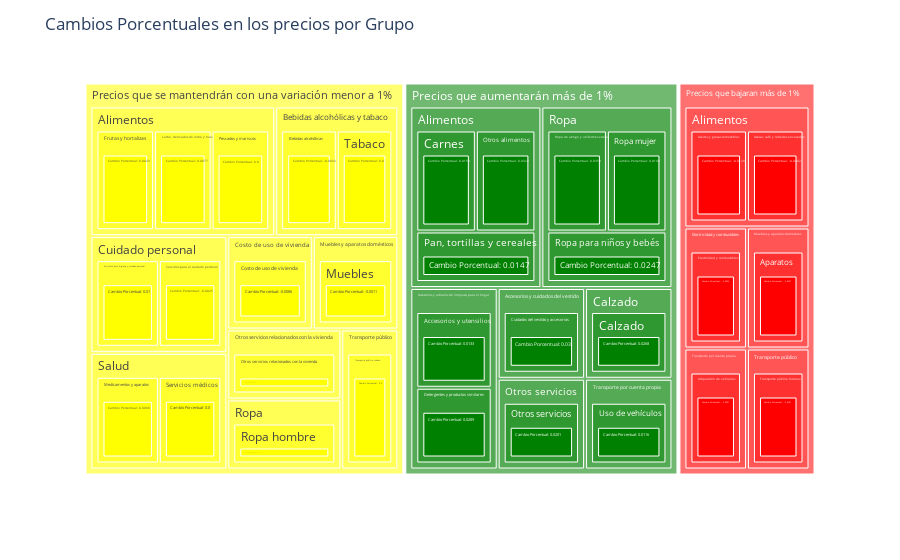

Notebook cell for this chart:
### Code cell
#Para correr treemap semaforo
df = add_color(df)
path = ['Color','Grupo','Clase', 'C_Porcentual']
color = ['yellow', 'green', 'red']
label = df['Clase']
df['C_Porcentual']= df['C_Porcentual'].apply(lambda x:' Cambio Porcentual: ' + str(x))
treemap_chart(df, path, color)

### Figure 1 — Plotly figure (JSON) as saved in the notebook; plotly's stock layout.template omitted (floating-point values rounded to 4 significant figures)
{"data": [{"branchvalues": "total", "domain": {"x": [0, 1], "y": [0, 1]}, "hovertemplate": "<b>%{label}", "ids": ["Precios que se mantendrán con una variación menor a 1%/Muebles y aparatos domésticos/Muebles/ Cambio Porcentual: -0.0011", "Precios que se mantendrán con una variación menor a 1%/Cuidado personal/Servicios para el cuidado personal/ Cambio Porcentual: -0.0025", "Precios que se mantendrán con una variación menor a 1%/Bebidas alcohólicas y tabaco/Bebidas alcohólicas/ Cambio Porcentual: -0.0032", "Precios que se mantendrán con una variación menor a 1%/Costo de uso de vivienda/Costo de uso de vivienda/ Cambio Porcentual: -0.0086", "Precios que bajaran más de 1%/Alimentos/Aceites y grasas comestibles/ Cambio Porcentual: -0.0129", "Precios que bajaran más de 1%/Muebles y aparatos domésticos/Aparatos/ Cambio Porcentual: -0.0237", "Precios que bajaran más de 1%/Transporte por cuenta propia/Adquisición de vehículos/ Cambio Porcentual: -0.0251", "Precios que bajaran más de 1%/Alimentos/Azúcar, café y refrescos envasados/ Cambio Porcentual: -0.0402", "Precios que bajaran más de 1%/Transporte público/Transporte público foráneo/ Cambio Porcentual: -0.0501", "Precios que bajaran más de 1%/Electricidad y combustibles/Electricidad y combustibles/ Cambio Porcentual: -0.0505", "Precios que se mantendrán con una variación menor a 1%/Otros servicios relacionados con la vivienda/Otros servicios relacionados con la vivienda/ Cambio Porcentual: 0.0", "Precios que se mantendrán con una variación menor a 1%/Alimentos/Pescados y mariscos/ Cambio Porcentual: 0.0", "Precios que se mantendrán con una variación menor a 1%/Salud/Servicios médicos/ Cambio Porcentual: 0.0", "Precios que se mantendrán con una variación menor a 1%/Bebidas alcohólicas y tabaco/Tabaco/ Cambio Porcentual: 0.0", "Precios que se mantendrán con una variación menor a 1%/Transporte público/Transporte público urbano/ Cambio Porcentual: 0.0", "Precios que se mantendrán con una variación menor a 1%/Alimentos/Frutas y hortalizas/ Cambio Porcentual: 0.0023", "Precios que se mantendrán con una variación menor a 1%/Salud/Medicamentos y aparatos/ Cambio Porcentual: 0.0068", "Precios que se mantendrán con una variación menor a 1%/Ropa/Ropa hombre/ Cambio Porcentual: 0.0075", "Precios que se mantendrán con una variación menor a 1%/Alimentos/Leche, derivados de leche y huevo/ Cambio Porcentual: 0.0077", "Precios que se mantendrán con una variación menor a 1%/Cuidado personal/Artículos para higiene y cuidado personal/ Cambio Porcentual: 0.01", "Precios que aumentarán más de 1%/Transporte por cuenta propia/Uso de vehículos/ Cambio Porcentual: 0.0116", "Precios que aumentarán más de 1%/Accesorios y artículos de limpieza para el hogar/Accesorios y utensilios/ Cambio Porcentual: 0.0133", "Precios que aumentarán más de 1%/Alimentos/Pan, tortillas y cereales/ Cambio Porcentual: 0.0147", "Precios que aumentarán más de 1%/Ropa/Ropa mujer/ Cambio Porcentual: 0.0149", "Precios que aumentarán más de 1%/Alimentos/Carnes/ Cambio Porcentual: 0.0153", "Precios que aumentarán más de 1%/Otros servicios/Otros servicios/ Cambio Porcentual: 0.0201", "Precios que aumentarán más de 1%/Ropa/Ropa para niños y bebés/ Cambio Porcentual: 0.0247", "Precios que aumentarán más de 1%/Calzado/Calzado/ Cambio Porcentual: 0.0268", "Precios que aumentarán más de 1%/Accesorios y artículos de limpieza para el hogar/Detergentes y productos similares/ Cambio Porcentual: 0.0289", "Precios que aumentarán más de 1%/Accesorios y cuidados del vestido/Cuidados del vestido y accesorios/ Cambio Porcentual: 0.03", "Precios que aumentarán más de 1%/Alimentos/Otros alimentos/ Cambio Porcentual: 0.0322", "Precios que aumentarán más de 1%/Ropa/Ropa de abrigo y uniformes escolares/ Cambio Porcentual: 0.0358", "Precios que aumentarán más de 1%/Accesorios y artículos de limpieza para el hogar/Accesorios y utensilios", "Precios que bajaran más de 1%/Alimentos/Aceites y grasas comestibles", "Precios que bajaran más de 1%/Transporte por cuenta propia/Adquisición de vehículos", "Precios que bajaran más de 1%/Muebles y aparatos domésticos/Aparatos", "Precios que se mantendrán con una variación menor a 1%/Cuidado personal/Artículos para higiene y cuidado personal", "Precios que bajaran más de 1%/Alimentos/Azúcar, café y refrescos envasados", "Precios que se mantendrán con una variación menor a 1%/Bebidas alcohólicas y tabaco/Bebidas alcohólicas", "Precios que aumentarán más de 1%/Calzado/Calzado", "Precios que aumentarán más de 1%/Alimentos/Carnes", "Precios que se mantendrán con una variación menor a 1%/Costo de uso de vivienda/Costo de uso de vivienda", "Precios que aumentarán más de 1%/Accesorios y cuidados del vestido/Cuidados del vestido y accesorios", "Precios que aumentarán más de 1%/Accesorios y artículos de limpieza para el hogar/Detergentes y productos similares", "Precios que bajaran más de 1%/Electricidad y combustibles/Electricidad y combustibles", "Precios que se mantendrán con una variación menor a 1%/Alimentos/Frutas y hortalizas", "Precios que se mantendrán con una variación menor a 1%/Alimentos/Leche, derivados de leche y huevo", "Precios que se mantendrán con una variación menor a 1%/Salud/Medicamentos y aparatos", "Precios que se mantendrán con una variación menor a 1%/Muebles y aparatos domésticos/Muebles", "Precios que aumentarán más de 1%/Alimentos/Otros alimentos", "Precios que aumentarán más de 1%/Otros servicios/Otros servicios", "Precios que se mantendrán con una variación menor a 1%/Otros servicios relacionados con la vivienda/Otros servicios relacionados con la vivienda", "Precios que aumentarán más de 1%/Alimentos/Pan, tortillas y cereales", "Precios que se mantendrán con una variación menor a 1%/Alimentos/Pescados y mariscos", "Precios que aumentarán más de 1%/Ropa/Ropa de abrigo y uniformes escolares", "Precios que se mantendrán con una variación menor a 1%/Ropa/Ropa hombre", "Precios que aumentarán más de 1%/Ropa/Ropa mujer", "Precios que aumentarán más de 1%/Ropa/Ropa para niños y bebés", "Precios que se mantendrán con una variación menor a 1%/Salud/Servicios médicos", "Precios que se mantendrán con una variación menor a 1%/Cuidado personal/Servicios para el cuidado personal", "Precios que se mantendrán con una variación menor a 1%/Bebidas alcohólicas y tabaco/Tabaco", "Precios que bajaran más de 1%/Transporte público/Transporte público foráneo", "Precios que se mantendrán con una variación menor a 1%/Transporte público/Transporte público urbano", "Precios que aumentarán más de 1%/Transporte por cuenta propia/Uso de vehículos", "Precios que aumentarán más de 1%/Accesorios y artículos de limpieza para el hogar", "Precios que aumentarán más de 1%/Accesorios y cuidados del vestido", "Precios que aumentarán más de 1%/Alimentos", "Precios que bajaran más de 1%/Alimentos", "Precios que se mantendrán con una variación menor a 1%/Alimentos", "Precios que se mantendrán con una variación menor a 1%/Bebidas alcohólicas y tabaco", "Precios que aumentarán más de 1%/Calzado", "Precios que se mantendrán con una variación menor a 1%/Costo de uso de vivienda", "Precios que se mantendrán con una variación menor a 1%/Cuidado personal", "Precios que bajaran más de 1%/Electricidad y combustibles", "Precios que bajaran más de 1%/Muebles y aparatos domésticos", "Precios que se mantendrán con una variación menor a 1%/Muebles y aparatos domésticos", "Precios que aumentarán más de 1%/Otros servicios", "Precios que se mantendrán con una variación menor a 1%/Otros servicios relacionados con la vivienda", "Precios que aumentarán más de 1%/Ropa", "Precios que se mantendrán con una variación menor a 1%/Ropa", "Precios que se mantendrán con una variación menor a 1%/Salud", "Precios que aumentarán más de 1%/Transporte por cuenta propia", "Precios que bajaran más de 1%/Transporte por cuenta propia", "Precios que bajaran más de 1%/Transporte público", "Precios que se mantendrán con una variación menor a 1%/Transporte público", "Precios que aumentarán más de 1%", "Precios que bajaran más de 1%", "Precios que se mantendrán con una variación menor a 1%"], "labels": [" Cambio Porcentual: -0.0011", " Cambio Porcentual: -0.0025", " Cambio Porcentual: -0.0032", " Cambio Porcentual: -0.0086", " Cambio Porcentual: -0.0129", " Cambio Porcentual: -0.0237", " Cambio Porcentual: -0.0251", " Cambio Porcentual: -0.0402", " Cambio Porcentual: -0.0501", " Cambio Porcentual: -0.0505", " Cambio Porcentual: 0.0", " Cambio Porcentual: 0.0", " Cambio Porcentual: 0.0", " Cambio Porcentual: 0.0", " Cambio Porcentual: 0.0", " Cambio Porcentual: 0.0023", " Cambio Porcentual: 0.0068", " Cambio Porcentual: 0.0075", " Cambio Porcentual: 0.0077", " Cambio Porcentual: 0.01", " Cambio Porcentual: 0.0116", " Cambio Porcentual: 0.0133", " Cambio Porcentual: 0.0147", " Cambio Porcentual: 0.0149", " Cambio Porcentual: 0.0153", " Cambio Porcentual: 0.0201", " Cambio Porcentual: 0.0247", " Cambio Porcentual: 0.0268", " Cambio Porcentual: 0.0289", " Cambio Porcentual: 0.03", " Cambio Porcentual: 0.0322", " Cambio Porcentual: 0.0358", "Accesorios y utensilios", "Aceites y grasas comestibles", "Adquisición de vehículos", "Aparatos", "Artículos para higiene y cuidado personal", "Azúcar, café y refrescos envasados", "Bebidas alcohólicas", "Calzado", "Carnes", "Costo de uso de vivienda", "Cuidados del vestido y accesorios", "Detergentes y productos similares", "Electricidad y combustibles", "Frutas y hortalizas", "Leche, derivados de leche y huevo", "Medicamentos y aparatos", "Muebles", "Otros alimentos", "Otros servicios", "Otros servicios relacionados con la vivienda", "Pan, tortillas y cereales", "Pescados y mariscos", "Ropa de abrigo y uniformes escolares", "Ropa hombre", "Ropa mujer", "Ropa para niños y bebés", "Servicios médicos", "Servicios para el cuidado personal", "Tabaco", "Transporte público foráneo", "Transporte público urbano", "Uso de vehículos", "Accesorios y artículos de limpieza para el hogar", "Accesorios y cuidados del vestido", "Alimentos", "Alimentos", "Alimentos", "Bebidas alcohólicas y tabaco", "Calzado", "Costo de uso de vivienda", "Cuidado personal", "Electricidad y combustibles", "Muebles y aparatos domésticos", "Muebles y aparatos domésticos", "Otros servicios", "Otros servicios relacionados con la vivienda", "Ropa", "Ropa", "Salud", "Transporte por cuenta propia", "Transporte por cuenta propia", "Transporte público", "Transporte público", "Precios que aumentarán más de 1%", "Precios que bajaran más de 1%", "Precios que se mantendrán con una variación menor a 1%"], "name": "", "parents": ["Precios que se mantendrán con una variación menor a 1%/Muebles y aparatos domésticos/Muebles", "Precios que se mantendrán con una variación menor a 1%/Cuidado personal/Servicios para el cuidado personal", "Precios que se mantendrán con una variación menor a 1%/Bebidas alcohólicas y tabaco/Bebidas alcohólicas", "Precios que se mantendrán con una variación menor a 1%/Costo de uso de vivienda/Costo de uso de vivienda", "Precios que bajaran más de 1%/Alimentos/Aceites y grasas comestibles", "Precios que bajaran más de 1%/Muebles y aparatos domésticos/Aparatos", "Precios que bajaran más de 1%/Transporte por cuenta propia/Adquisición de vehículos", "Precios que bajaran más de 1%/Alimentos/Azúcar, café y refrescos envasados", "Precios que bajaran más de 1%/Transporte público/Transporte público foráneo", "Precios que bajaran más de 1%/Electricidad y combustibles/Electricidad y combustibles", "Precios que se mantendrán con una variación menor a 1%/Otros servicios relacionados con la vivienda/Otros servicios relacionados con la vivienda", "Precios que se mantendrán con una variación menor a 1%/Alimentos/Pescados y mariscos", "Precios que se mantendrán con una variación menor a 1%/Salud/Servicios médicos", "Precios que se mantendrán con una variación menor a 1%/Bebidas alcohólicas y tabaco/Tabaco", "Precios que se mantendrán con una variación menor a 1%/Transporte público/Transporte público urbano", "Precios que se mantendrán con una variación menor a 1%/Alimentos/Frutas y hortalizas", "Precios que se mantendrán con una variación menor a 1%/Salud/Medicamentos y aparatos", "Precios que se mantendrán con una variación menor a 1%/Ropa/Ropa hombre", "Precios que se mantendrán con una variación menor a 1%/Alimentos/Leche, derivados de leche y huevo", "Precios que se mantendrán con una variación menor a 1%/Cuidado personal/Artículos para higiene y cuidado personal", "Precios que aumentarán más de 1%/Transporte por cuenta propia/Uso de vehículos", "Precios que aumentarán más de 1%/Accesorios y artículos de limpieza para el hogar/Accesorios y utensilios", "Precios que aumentarán más de 1%/Alimentos/Pan, tortillas y cereales", "Precios que aumentarán más de 1%/Ropa/Ropa mujer", "Precios que aumentarán más de 1%/Alimentos/Carnes", "Precios que aumentarán más de 1%/Otros servicios/Otros servicios", "Precios que aumentarán más de 1%/Ropa/Ropa para niños y bebés", "Precios que aumentarán más de 1%/Calzado/Calzado", "Precios que aumentarán más de 1%/Accesorios y artículos de limpieza para el hogar/Detergentes y productos similares", "Precios que aumentarán más de 1%/Accesorios y cuidados del vestido/Cuidados del vestido y accesorios", "Precios que aumentarán más de 1%/Alimentos/Otros alimentos", "Precios que aumentarán más de 1%/Ropa/Ropa de abrigo y uniformes escolares", "Precios que aumentarán más de 1%/Accesorios y artículos de limpieza para el hogar", "Precios que bajaran más de 1%/Alimentos", "Precios que bajaran más de 1%/Transporte por cuenta propia", "Precios que bajaran más de 1%/Muebles y aparatos domésticos", "Precios que se mantendrán con una variación menor a 1%/Cuidado personal", "Precios que bajaran más de 1%/Alimentos", "Precios que se mantendrán con una variación menor a 1%/Bebidas alcohólicas y tabaco", "Precios que aumentarán más de 1%/Calzado", "Precios que aumentarán más de 1%/Alimentos", "Precios que se mantendrán con una variación menor a 1%/Costo de uso de vivienda", "Precios que aumentarán más de 1%/Accesorios y cuidados del vestido", "Precios que aumentarán más de 1%/Accesorios y artículos de limpieza para el hogar", "Precios que bajaran más de 1%/Electricidad y combustibles", "Precios que se mantendrán con una variación menor a 1%/Alimentos", "Precios que se mantendrán con una variación menor a 1%/Alimentos", "Precios que se mantendrán con una variación menor a 1%/Salud", "Precios que se mantendrán con una variación menor a 1%/Muebles y aparatos domésticos", "Precios que aumentarán más de 1%/Alimentos", "Precios que aumentarán más de 1%/Otros servicios", "Precios que se mantendrán con una variación menor a 1%/Otros servicios relacionados con la vivienda", "Precios que aumentarán más de 1%/Alimentos", "Precios que se mantendrán con una variación menor a 1%/Alimentos", "Precios que aumentarán más de 1%/Ropa", "Precios que se mantendrán con una variación menor a 1%/Ropa", "Precios que aumentarán más de 1%/Ropa", "Precios que aumentarán más de 1%/Ropa", "Precios que se mantendrán con una variación menor a 1%/Salud", "Precios que se mantendrán con una variación menor a 1%/Cuidado personal", "Precios que se mantendrán con una variación menor a 1%/Bebidas alcohólicas y tabaco", "Precios que bajaran más de 1%/Transporte público", "Precios que se mantendrán con una variación menor a 1%/Transporte público", "Precios que aumentarán más de 1%/Transporte por cuenta propia", "Precios que aumentarán más de 1%", "Precios que aumentarán más de 1%", "Precios que aumentarán más de 1%", "Precios que bajaran más de 1%", "Precios que se mantendrán con una variación menor a 1%", "Precios que se mantendrán con una variación menor a 1%", "Precios que aumentarán más de 1%", "Precios que se mantendrán con una variación menor a 1%", "Precios que se mantendrán con una variación menor a 1%", "Precios que bajaran más de 1%", "Precios que bajaran más de 1%", "Precios que se mantendrán con una variación menor a 1%", "Precios que aumentarán más de 1%", "Precios que se mantendrán con una variación menor a 1%", "Precios que aumentarán más de 1%", "Precios que se mantendrán con una variación menor a 1%", "Precios que se mantendrán con una variación menor a 1%", "Precios que aumentarán más de 1%", "Precios que bajaran más de 1%", "Precios que bajaran más de 1%", "Precios que se mantendrán con una variación menor a 1%", "", "", ""], "type": "treemap", "values": [1, 1, 1, 1, 1, 1, 1, 1, 1, 1, 1, 1, 1, 1, 1, 1, 1, 1, 1, 1, 1, 1, 1, 1, 1, 1, 1, 1, 1, 1, 1, 1, 1, 1, 1, 1, 1, 1, 1, 1, 1, 1, 1, 1, 1, 1, 1, 1, 1, 1, 1, 1, 1, 1, 1, 1, 1, 1, 1, 1, 1, 1, 1, 1, 2, 1, 3, 2, 3, 2, 1, 1, 2, 1, 1, 1, 1, 1, 3, 1, 2, 1, 1, 1, 1, 12, 6, 14]}], "layout": {"legend": {"tracegroupgap": 0}, "margin": {"t": 60}, "title": {"text": "Cambios Porcentuales en los precios por Grupo"}, "treemapcolorway": ["yellow", "green", "red"]}}
